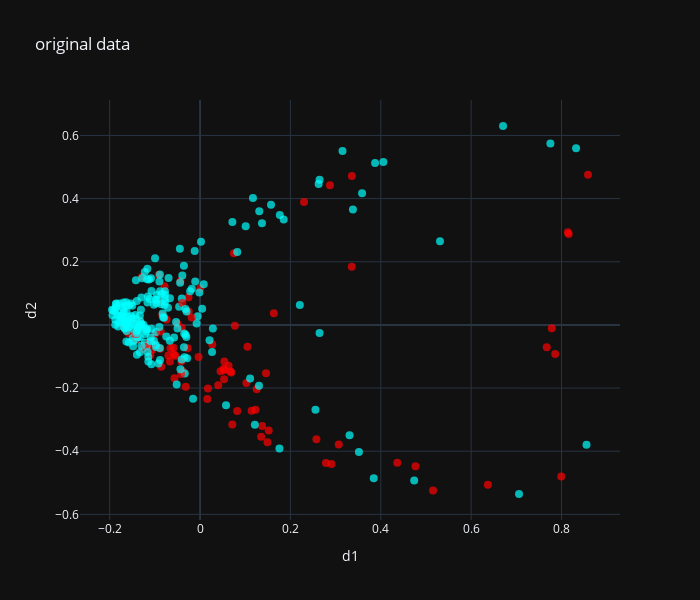

Write notebook code for a chart like this one.
### Code cell
# render original data and model performance on it
from common import cross_val_classification_report, cross_val_score_mean_std, generate_colors_for_classification
from kernel_pca_search import KernelPCASearchCV, kernel_pca_scorer
from render import *
from sklearn.model_selection import RepeatedKFold, RepeatedStratifiedKFold, cross_val_score

setup="2D"

if setup=="3D":
    # 3d setup
    render_shuffle = [0,1,2,3,4,5]
    dot_size=5
    n_components=3
    axis_names = ['d1','d2','d3']
    plot_method = plot_3d_rgb
if setup=="2D":
    # 2d setup    
    render_shuffle = [0,1,2,3,4]
    dot_size=8
    n_components=2
    axis_names = ['d1','d2']
    plot_method = plot_2d_rgb

max_render = 10000
max_kpca_fit_values = 3000

cv = RepeatedStratifiedKFold(n_splits=5, n_repeats=3, random_state=50)
def render_results(X,y,scaler,outliers_mask,title="clean data"):
    X_clean = np.array(X)
    y_clean = np.array(y)
    
    if outliers_mask is not None:
        X_clean = X_clean[~outliers_mask]
        y_clean = y_clean[~outliers_mask]
    X_clean_small = pca.transform(scaler.transform(X_clean[:max_render]))
    colors = generate_colors_for_classification(y_clean[:max_render],seed=100)

    to_render=np.concatenate([X_clean_small,colors],axis=1)
    if outliers_mask is not None:
        removed_size = 1-len(y_clean)/len(y)
        print("removed ",removed_size)
        if removed_size==0:
            return
    
    report = cross_val_classification_report(
        model=special_model,
        X=X_clean,
        y=y_clean,
        cv=cv,
        target_names=y_classes
    )
    print(report)
    plot_method(
        to_render[:max_render,render_shuffle],
        title,
        axis_names, 
        template='plotly_dark',
        dot_size=dot_size)

indices = np.arange(len(X_norm))
np.random.shuffle(indices)
indices_small=indices[:max_kpca_fit_values]
pca = KernelPCASearchCV(n_components=n_components,n_iter=100,kernel='rbf')
pca = pca.fit(X_norm[indices_small]).kpca

render_results(X,y,scaler,None,"original data")
print("Dim reduction quality",kernel_pca_scorer(pca,X_norm[indices][:max_render]))

### Figure 1 — Plotly figure (JSON) as saved in the notebook; plotly's stock layout.template omitted (floating-point values rounded to 4 significant figures; data arrays with more than 128 entries replaced by an {"elided": "..."} marker saying what was removed)
{"data": [{"marker": {"color": {"elided": "299 str values"}, "opacity": 0.7, "size": 8}, "mode": "markers", "type": "scatter", "x": {"elided": "299 float values"}, "y": {"elided": "299 float values"}}], "layout": {"height": 600, "title": {"text": "original data"}, "width": 700, "xaxis": {"title": {"text": "d1"}}, "yaxis": {"title": {"text": "d2"}}}}
